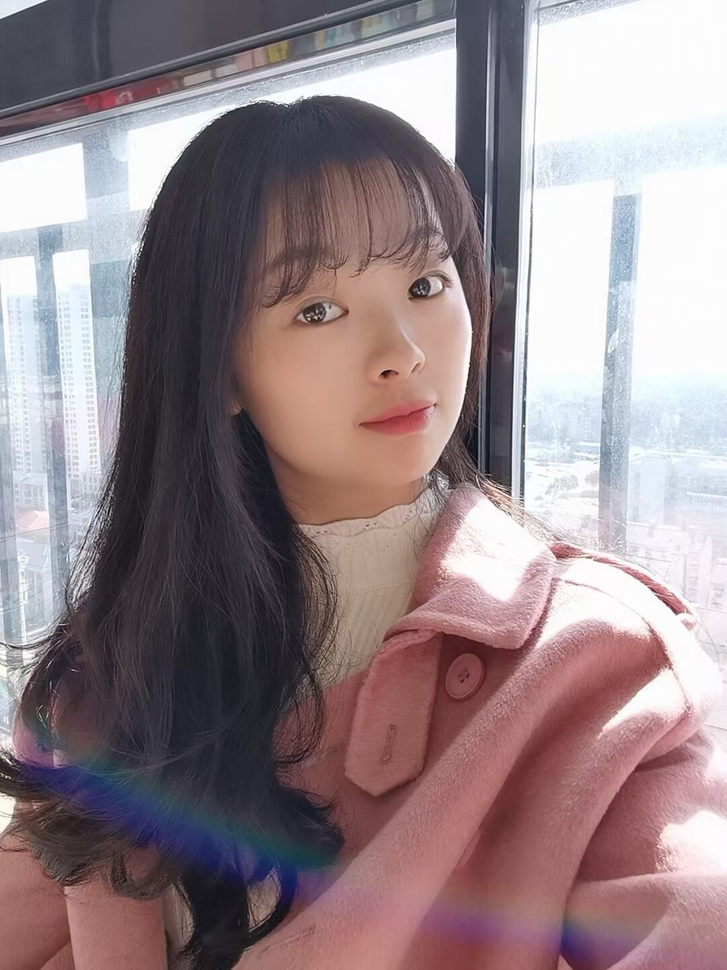
#> input picture opencv/tuxiangchuli/nannan1.png, 727 x 970 px, shrunk from 1080 x 1440 before the run
$ jupyter execute '图像处理2.ipynb'
#> lines starting #> are read from the running program, lines starting #| are printed output that depends on the picture
#### 模板匹配

#### 直方图(可以直接用plt)

[cell 1]
import cv2
import matplotlib.pyplot as plt
img=cv2.imread('nannan1.png')
#> img is the input picture: shape (970, 727, 3); mean B, G, R 136.2, 132, 148.6
hist=cv2.calcHist([img],[0],None,[256],[0,256])
#> hist = 256 values, max 60105 at index 252, min 0 at index 5, mean 2754.6

plt.hist(img.ravel(),256)
plt.show()
#> figure, not shown here; tallest bar 175944 high, from x = 251 to 252

#### 均衡化

[cell 2]
img=cv2.imread('nannan1.png',0)
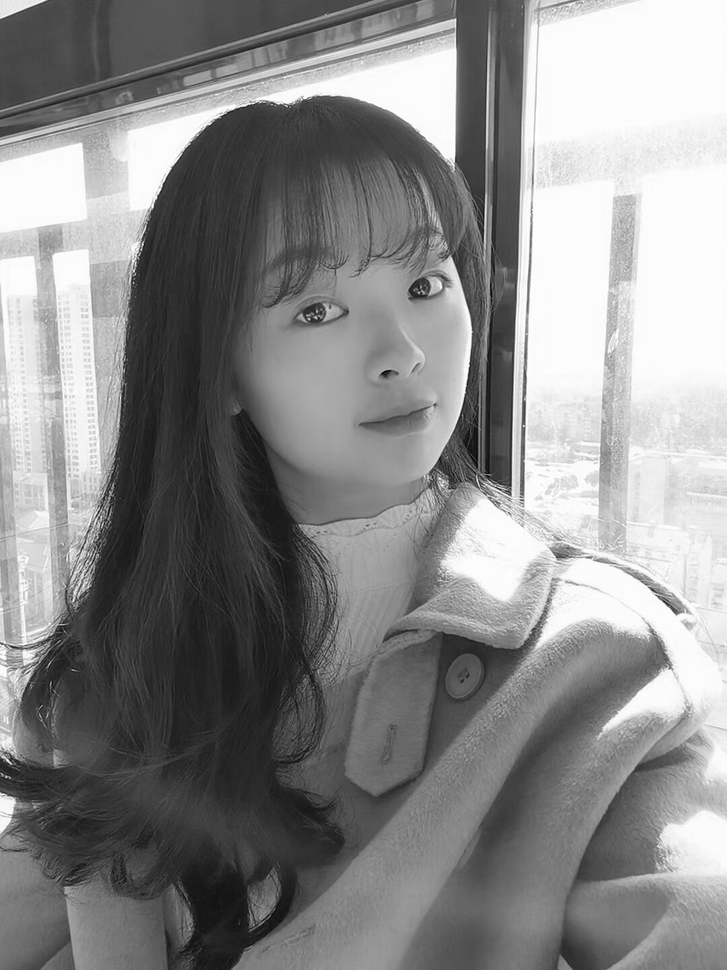
#> img: shape (970, 727); min 0, max 255, mean 137
nomal=cv2.equalizeHist(img)
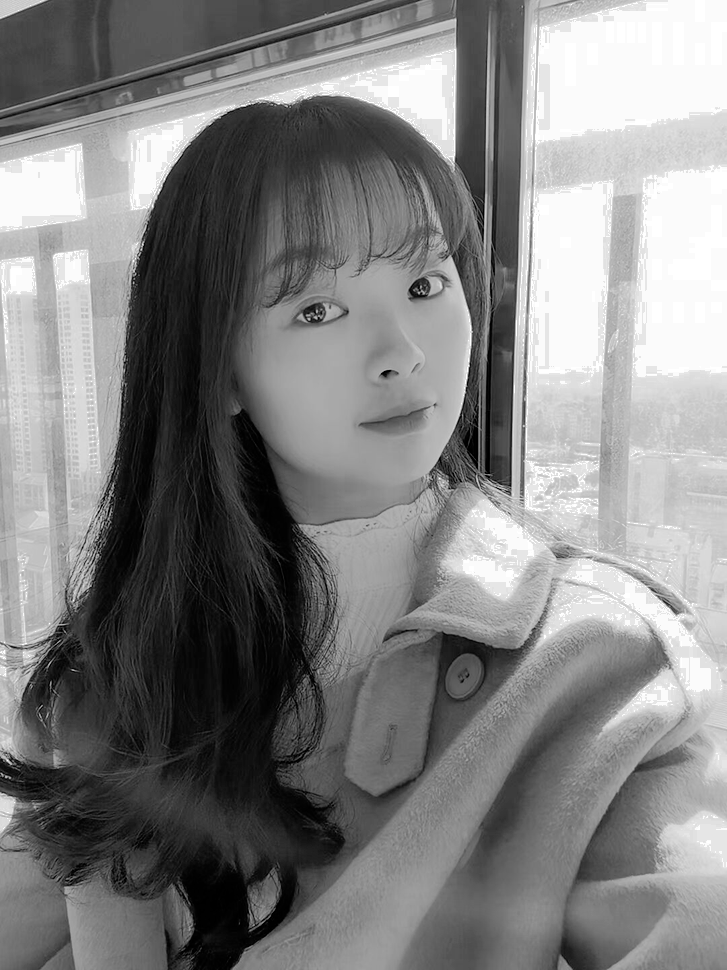
#> nomal: shape (970, 727); min 0, max 255, mean 129
plt.hist(nomal.ravel(),256)
plt.show()
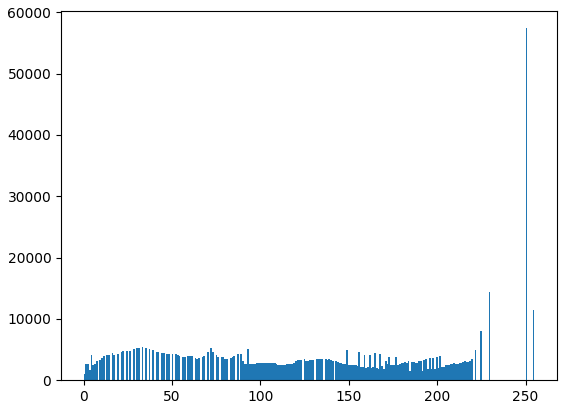
#> figure drawn by matplotlib, 1 panel; tallest bar 57394 high, from x = 250 to 251

[cell 3]
import numpy as np
res=np.hstack((img,nomal))
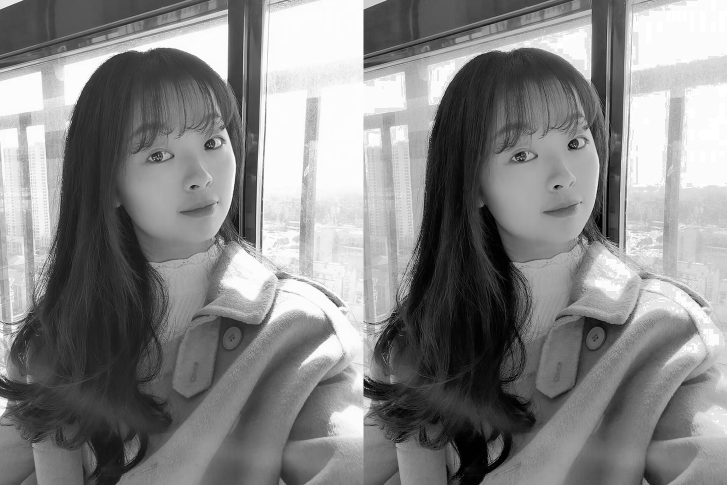
#> res: shape (970, 1454) (shown at 1/2 size); min 0, max 255, mean 133
cv2.imshow('img',res)
cv2.waitKey(0)
cv2.destroyAllWindows()

#### 傅里叶变化

[cell 4]
from sys import flags
import numpy as np
import cv2
import matplotlib.pyplot as plt

img=cv2.imread('taisen.png',0)
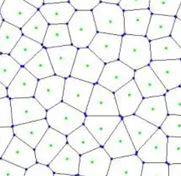
#> input picture opencv/tuxiangchuli/taisen.png, 181 x 176 px, shrunk from 268 x 262 before the run
#> img: shape (176, 181); min 11, max 255, mean 240
img_float32=np.float32(img)
dft=cv2.dft(img_float32,flags=cv2.DFT_COMPLEX_OUTPUT)
dft_shift=np.fft.fftshift(dft)

magnitude_spectrum=50*np.log(cv2.magnitude(dft_shift[:,:,0],dft_shift[:,:,1]))
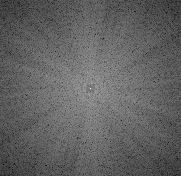
#> magnitude_spectrum: shape (176, 181) float32; min 117.4, max 792.5, mean 376.8; drawn with min black and max white

plt.subplot(121),plt.imshow(img,cmap='gray')
plt.subplot(122),plt.imshow(magnitude_spectrum,cmap='gray')

#### 低频滤波

[cell 5]
from sys import flags
import numpy as np
import cv2
import matplotlib.pyplot as plt

img=cv2.imread('nannan.png',0)
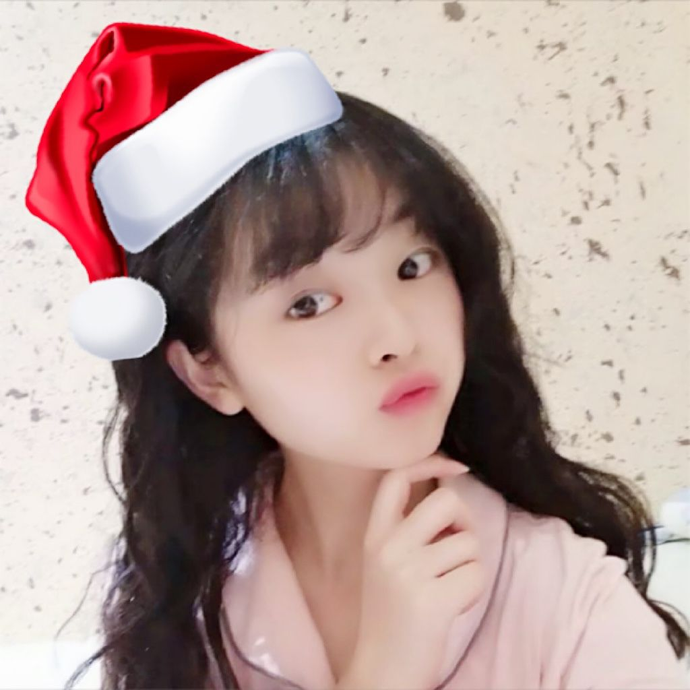
#> input picture opencv/tuxiangchuli/nannan.png, 690 x 690 px, shrunk from 1024 x 1024 before the run
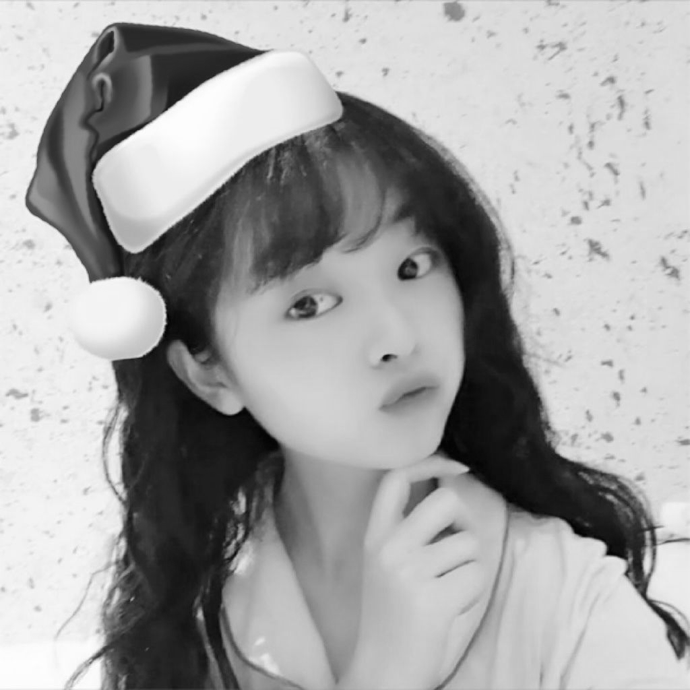
#> img: shape (690, 690); min 0, max 254, mean 164
img_float32=np.float32(img)
#> img_float32: shape (690, 690) float32
dft=cv2.dft(img_float32,flags=cv2.DFT_COMPLEX_OUTPUT)
dft_shift=np.fft.fftshift(dft)

rows,cols=img.shape
#> rows = 690; cols = 690
crow,ccol=int(rows/2),int(cols/2)
#> crow = 345; ccol = 345

mask=np.zeros((rows,cols,2),np.uint8)
mask[crow-30:crow+30,ccol-30:ccol+30]=1

fshift=dft_shift*mask
f_ishift=np.fft.ifftshift(fshift)
img_back=cv2.idft(f_ishift)
img_back=cv2.magnitude(img_back[:,:,0],img_back[:,:,1])
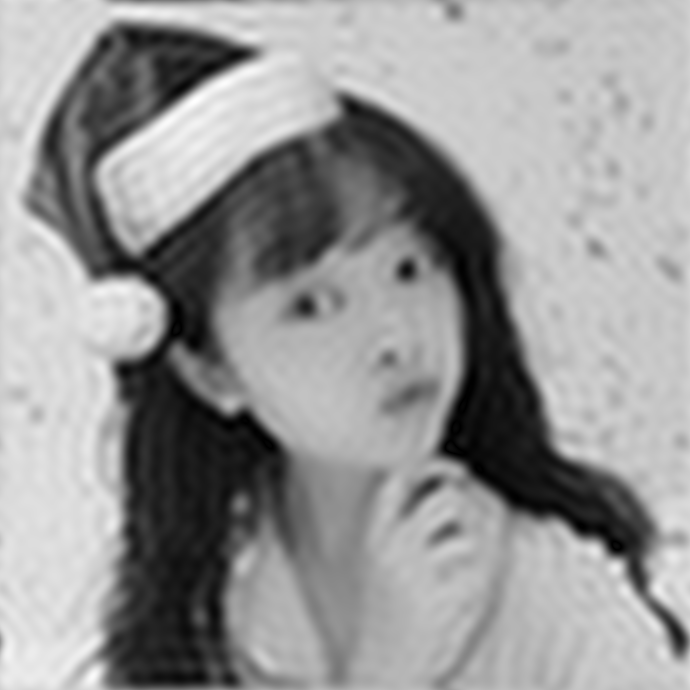
#> img_back: shape (690, 690) float32; min 38609.7, max 132215952, mean 78094400; drawn with min black and max white

plt.subplot(121),plt.imshow(img,cmap='gray')
plt.subplot(122),plt.imshow(img_back,cmap='gray')

[cell 6]
from sys import flags
import numpy as np
import cv2
import matplotlib.pyplot as plt

img=cv2.imread('nannan.png',0)
img_float32=np.float32(img)
dft=cv2.dft(img_float32,flags=cv2.DFT_COMPLEX_OUTPUT)
dft_shift=np.fft.fftshift(dft)

rows,cols=img.shape
crow,ccol=int(rows/2),int(cols/2)

mask=np.ones((rows,cols,2),np.uint8)
mask[crow-30:crow+30,ccol-30:ccol+30]=0

fshift=dft_shift*mask
f_ishift=np.fft.ifftshift(fshift)
img_back=cv2.idft(f_ishift)
img_back=cv2.magnitude(img_back[:,:,0],img_back[:,:,1])
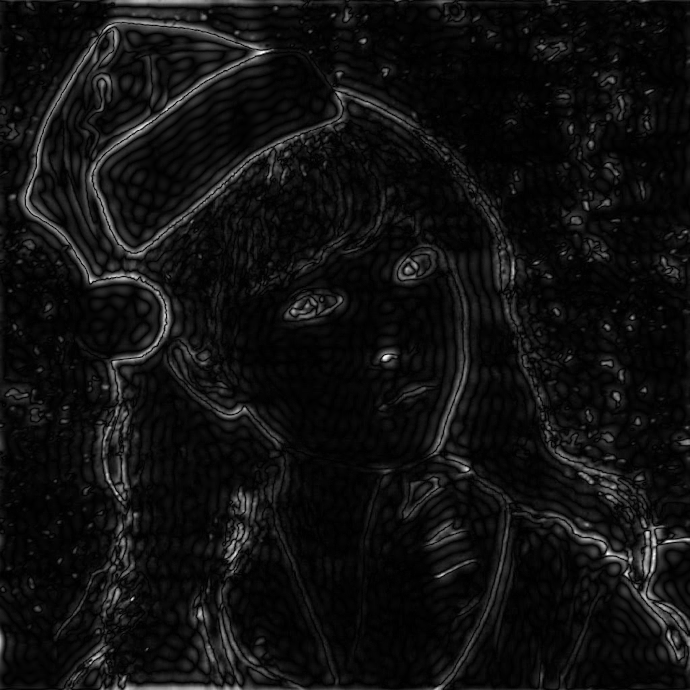
#> img_back: shape (690, 690) float32; min 2666.8, max 54087344, mean 3618889.8; drawn with min black and max white

plt.subplot(121),plt.imshow(img,cmap='gray')
plt.subplot(122),plt.imshow(img_back,cmap='gray')
